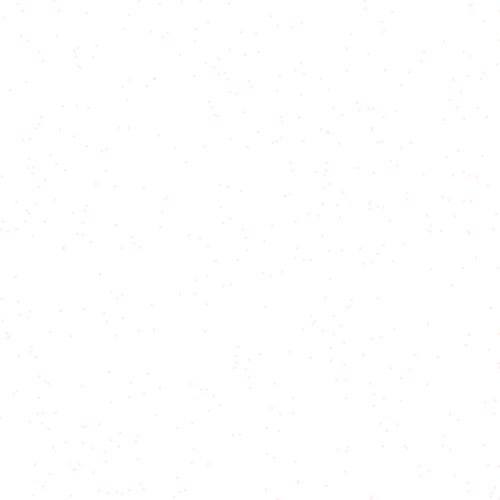
Frame 1 (no input)
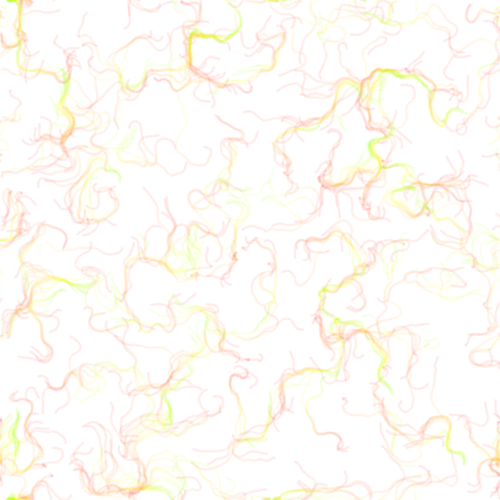
Frame 60 (no input)
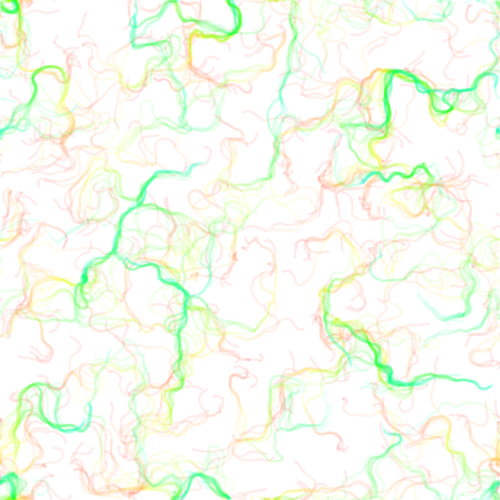
Frame 120 (the mouse pressed at the canvas centre since frame 60)

The p5.js sketch that drew these frames (run headless with seeded random() and noise() and a simulated clock; from frame 60 on, the mouse is pressed at the canvas centre):

// p5.js sketch
// ── sketch.js
let zoff = 0.0;
let incremento = 0.1 ;
let escala = 5;
let colunas, linhas;
let particula = [];
let campo;


function setup() {
  background(255);
  colorMode(HSB, 255)
  createCanvas(500, 500);
  colunas = floor(width/escala);
  linhas = floor(height/escala);
  
  campo = new Array(colunas*linhas);
  
  for(let i = 0; i < 500; i++){
    particula[i] = new Particula();
  }
}

function draw() {
  let xoff = 0.0;
  
  for (let x = 0; x < colunas; x++) {
    let yoff = 0.0;
    for (let y = 0; y < linhas; y ++) {
      let indice = x + y * colunas;
      let ruido = noise(xoff, yoff, zoff) * TWO_PI * 4;
      let vetor = p5.Vector.fromAngle(ruido)
      vetor.setMag(1);
      campo[indice] = vetor;
      
      yoff = yoff + incremento;


    }
    xoff = xoff + incremento;
    zoff = zoff + 0.0001;
  }
  
  for (let i = 0; i < particula.length; i ++) {
    particula[i].segue(campo);
    particula[i].atualiza();
    particula[i].mostra();
    particula[i].borda();    
  }

}

// ── particula.js
function Particula () {
    this.posi = createVector(random(width),random(height));
    this.velocidade = createVector(0,0);
    this.acelerar = createVector(0,0);
    this.maxVel = 2;
    this.cor = 0;

    this.atualiza = function () {
        this.velocidade.add(this.acelerar);
        this.velocidade.limit(this.maxVel);
        this.posi.add(this.velocidade);
        this.acelerar.mult(0);
    }

    this.segue = function(trilha) {
        let x = floor(this.posi.x / escala);
        let y = floor(this.posi.y / escala);
        let indice = x + y * colunas;
        let forca = trilha[indice];
        this.aplicarForca(forca);

    }

    this.aplicarForca = function (forca) {
        this.acelerar.add(forca);
    }

    this.mostra = function () {
        stroke(this.cor,255,255, 15);
        this.cor = this.cor + 1;
        if(this.cor > 255){
            this.cor =0;
        }
        strokeWeight(3)
        point(this.posi.x, this.posi.y)
    }
    
    this.borda = function() {
        if (this.posi.x > width) this.posi.x = 0;
        if (this.posi.x < 0) this.posi.x = width;
        if (this.posi.y > height) this.posi.y = 0;
        if (this.posi.y < 0) this.posi.y = height;

    }

}
